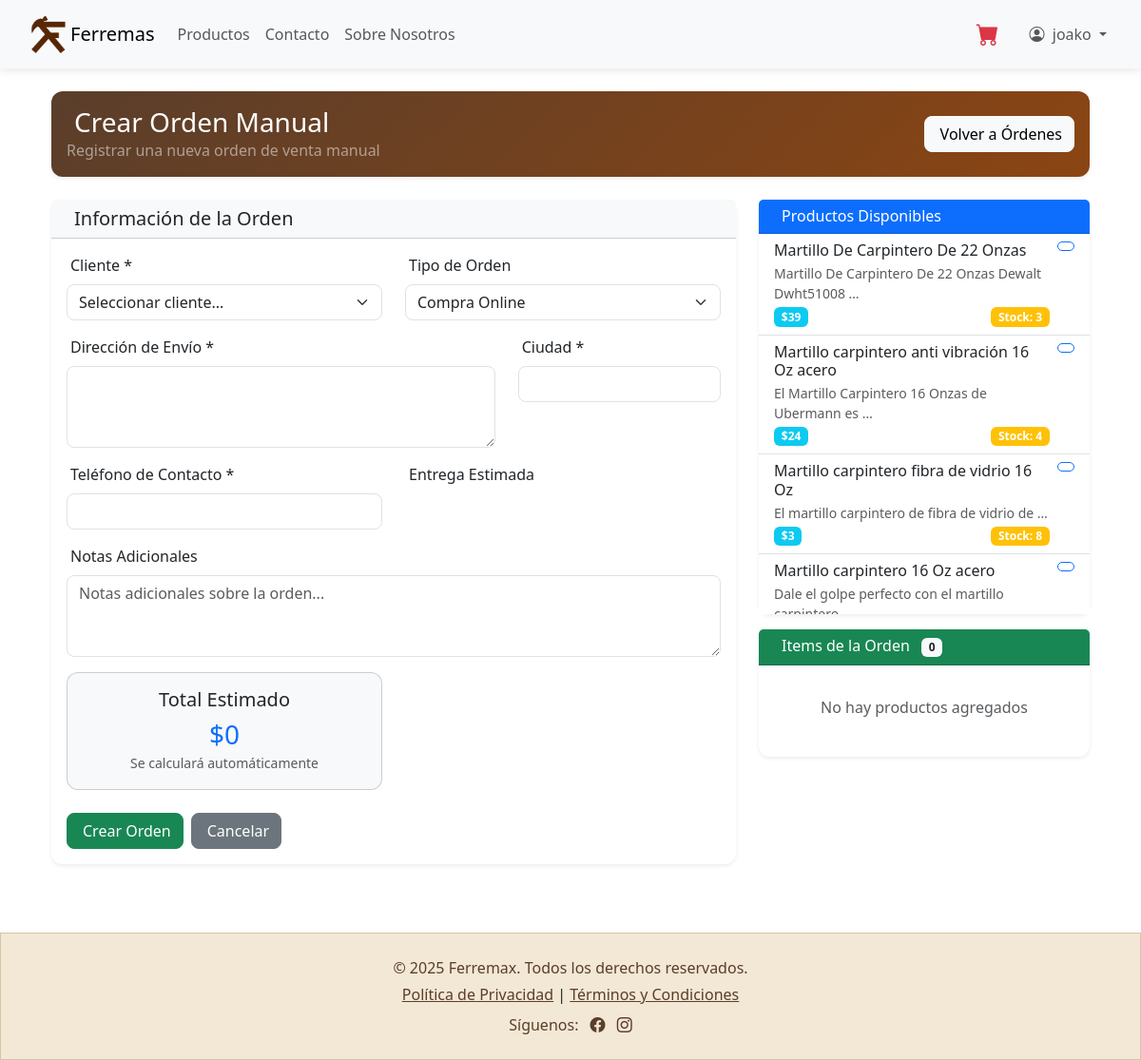
The app's page /ordenes/crear/ (signed in) with its own data.
### miPaypal/models.py (models this page shows, shortened)
class CustomUser(AbstractUser):
    ROLES = (
        ('cliente', 'Cliente'),
        ('bodeguero', 'Bodeguero'),
        ('contador', 'Contador'),
        ('vendedor', 'Vendedor'),
    )
    rut = models.CharField(max_length=12, blank=True, null=True)
    telefono = models.CharField(max_length=15, blank=True, null=True)
    direccion = models.TextField(blank=True, null=True)
    ciudad = models.CharField(max_length=100, blank=True, null=True, verbose_name="Ciudad")
    rol = models.CharField(max_length=10, choices=ROLES, default='cliente')
    def __str__(self):
        return f"{self.username} ({self.get_rol_display()})"

class Product(models.Model):
    name = models.CharField(max_length=250)
    description = models.TextField()
    price = models.IntegerField()
    image = models.URLField(blank=True, null=True)
    brand = models.ForeignKey('Brand', on_delete=models.CASCADE, related_name='products', null=True, blank=True)
    categories = models.ManyToManyField('Category', related_name='products', blank=True)
    stock = models.PositiveIntegerField(default=0, help_text="Cantidad disponible en bodega")
    created_at = models.DateTimeField(auto_now_add=True)
    updated_at = models.DateTimeField(auto_now=True)

### ecommerce/views.py (the view)
# urls.py: path('ordenes/crear/', crear_orden_manual, name='crear-orden-manual'),
@login_required
def crear_orden_manual(request):
    if not (request.user.is_staff or request.user.rol == 'vendedor'):
        messages.error(request, 'No tienes permisos para crear órdenes.')
        return redirect('index-page')
    if request.method == 'POST':
        form = ManualOrderForm(request.POST)
        order_items_json = request.POST.get('order_items')
        if form.is_valid() and order_items_json:
            try:
                import json
                order_items = json.loads(order_items_json)
                if not order_items:
                    messages.error(request, 'Debe agregar al menos un producto a la orden.')
                    raise ValueError("No items in order")
                orden = form.save(commit=False)
                import random
                import string
                while True:
                    order_number = 'ORD-' + ''.join(random.choices(string.digits, k=8))
                    if not Order.objects.filter(order_number=order_number).exists():
                        break
                orden.order_number = order_number
                orden.created_by = request.user
                total_amount = 0
                with transaction.atomic():
                    orden.save()
                    for item_data in order_items:
                        product = Product.objects.get(id=item_data['product_id'])
                        quantity = int(item_data['quantity'])
                        if product.stock < quantity:
                            raise ValueError(f"Stock insuficiente para {product.name}")
                        OrderItem.objects.create(
                            order=orden,
                            product=product,
                            quantity=quantity,
                            price=product.price
                        )
                        product.stock -= quantity
                        product.save()
                        total_amount += product.price * quantity
                    orden.total_amount = total_amount
                    orden.save()
                messages.success(request, f'Orden #{orden.order_number} creada exitosamente.')
                return redirect('detalle-orden-vendedor', order_id=orden.id)
            except (json.JSONDecodeError, ValueError, Product.DoesNotExist) as e:
                messages.error(request, f'Error al crear la orden: {str(e)}')
        else:
            if not order_items_json:
                messages.error(request, 'Debe agregar al menos un producto a la orden.')
    else:
        form = ManualOrderForm()
    productos = Product.objects.filter(stock__gt=0).select_related('brand').prefetch_related('categories')
    context = {
        'form': form,
        'productos': productos,
        'title': 'Crear Nueva Orden',
    }
    return render(request, 'dashboard-panel/ordenes-vendedor/crear-orden.html', context)

### ecommerce/templates/dashboard-panel/ordenes-vendedor/crear-orden.html (shortened to what this page needs)
{% extends 'base.html' %}
{% load static %}
{% block content %}
<div class="container-fluid py-4">
    <div class="row mb-4">
        <div class="col-12">
            <div class="card shadow-sm border-0" style="background: linear-gradient(135deg, #5A3E2B 0%, #8B4513 100%); color: white;">
                <div class="card-body">
                    <div class="row align-items-center">
                        <div class="col-md-8">
                            <h1 class="h3 mb-0">
                                Crear Orden Manual
                            </h1>
                            <p class="mb-0 text-white-50">Registrar una nueva orden de venta manual</p>
                        </div>
                        <div class="col-md-4 text-md-end">
                            <a href="{% url 'lista-ordenes-vendedor' %}" class="btn btn-light">
                                Volver a Órdenes
                            </a>
                        </div>
                    </div>
                </div>
            </div>
        </div>
    </div>
    <div class="row">
        <div class="col-md-8">
            <div class="card shadow-sm border-0">
                <div class="card-header bg-light">
                    <h5 class="mb-0">
                        Información de la Orden
                    </h5>
                </div>
                <div class="card-body">
                    <form method="POST" id="orden-form">
                        <div class="row mb-3">
                            <div class="col-md-6">
                                <label for="{{ form.user.id_for_label }}" class="form-label">
                                    Cliente *
                                </label>
                                {{ form.user }}
                            </div>
                            <div class="col-md-6">
                                <label for="{{ form.order_type.id_for_label }}" class="form-label">
                                    Tipo de Orden
                                </label>
                                {{ form.order_type }}
                            </div>
                        </div>
                        <div class="row mb-3">
                            <div class="col-md-8">
                                <label for="{{ form.shipping_address.id_for_label }}" class="form-label">
                                    Dirección de Envío *
                                </label>
                                {{ form.shipping_address }}
                            </div>
                            <div class="col-md-4">
                                <label for="{{ form.shipping_city.id_for_label }}" class="form-label">
                                    Ciudad *
                                </label>
                                {{ form.shipping_city }}
                            </div>
                        </div>
                        <div class="row mb-3">
                            <div class="col-md-6">
                                <label for="{{ form.shipping_phone.id_for_label }}" class="form-label">
                                    Teléfono de Contacto *
                                </label>
                                {{ form.shipping_phone }}
                            </div>
                            <div class="col-md-6">
                                <label for="{{ form.estimated_delivery.id_for_label }}" class="form-label">
                                    Entrega Estimada
                                </label>
                            </div>
                        </div>
                        <div class="mb-3">
                            <label for="{{ form.notes.id_for_label }}" class="form-label">
                                Notas Adicionales
                            </label>
                            {{ form.notes }}
                        </div>
                        <div class="row mb-4">
                            <div class="col-md-6">
                                <div class="card bg-light">
                                    <div class="card-body text-center">
                                        <h5 class="mb-2">Total Estimado</h5>
                                        <h3 id="total-amount" class="text-primary mb-0">$0</h3>
                                        <small class="text-muted">Se calculará automáticamente</small>
                                    </div>
                                </div>
                            </div>
                        </div>
                        <div class="d-flex gap-2">
                            <button type="submit" class="btn btn-success">
                                Crear Orden
                            </button>
                            <a href="{% url 'lista-ordenes-vendedor' %}" class="btn btn-secondary">
                                Cancelar
                            </a>
                        </div>
                    </form>
                </div>
            </div>
        </div>
        <div class="col-md-4">
            <div class="card shadow-sm border-0">
                <div class="card-header bg-primary text-white">
                    <h6 class="mb-0">
                        Productos Disponibles
                    </h6>
                </div>
                <div class="card-body p-0" style="max-height: 400px; overflow-y: auto;">
                    {% if productos %}
                        <div class="list-group list-group-flush">
                            {% for producto in productos %}
                                <div class="list-group-item">
                                    <div class="d-flex justify-content-between align-items-start">
                                        <div class="flex-grow-1">
                                            <h6 class="mb-1">{{ producto.name }}</h6>
                                            <p class="mb-1 text-muted small">{{ producto.description|truncatewords:8 }}</p>
                                            <div class="d-flex justify-content-between align-items-center">
                                                <span class="badge bg-info">${{ producto.price|floatformat:0 }}</span>
                                                <span class="badge {% if producto.stock > 10 %}bg-success{% elif producto.stock > 0 %}bg-warning{% else %}bg-danger{% endif %}">
                                                    Stock: {{ producto.stock }}
                                                </span>
                                            </div>
                                        </div>
                                        {% if producto.stock > 0 %}
                                            <button type="button"
                                                    class="btn btn-sm btn-outline-primary ms-2"
                                                    onclick="agregarProducto({{ producto.id }}, '{{ producto.name }}', {{ producto.price }}, {{ producto.stock }})">
                                            </button>
                                        {% endif %}
                                    </div>
                                </div>
                            {% endfor %}
                        </div>
                    {% else %}
                        <div class="text-center py-4">
                            <i class="fas fa-box-open text-muted" style="font-size: 2rem;"></i>
                            <p class="text-muted mt-2">No hay productos disponibles</p>
                        </div>
                    {% endif %}
                </div>
            </div>
            <div class="card shadow-sm border-0 mt-3">
                <div class="card-header bg-success text-white">
                    <h6 class="mb-0">
                        Items de la Orden
                        <span id="items-count" class="badge bg-light text-dark ms-2">0</span>
                    </h6>
                </div>
                <div class="card-body p-0">
                    <div id="orden-items" class="list-group list-group-flush">
                        <div id="empty-items" class="text-center py-4">
                            <p class="text-muted mt-2">No hay productos agregados</p>
                        </div>
                    </div>
                </div>
            </div>
        </div>
    </div>
</div>
{% endblock %}

### ecommerce/templates/base.html (shortened to what this page needs)
{% load static %}
<!DOCTYPE html>
<html lang="es">
<head>
</head>
<body>
<link href="https://cdn.jsdelivr.net/npm/bootstrap@5.3.7/dist/css/bootstrap.min.css" rel="stylesheet">
<link href="https://cdn.jsdelivr.net/npm/bootstrap-icons@1.10.5/font/bootstrap-icons.css" rel="stylesheet">
<nav class="navbar navbar-expand-lg bg-body-tertiary px-3 position-sticky top-0" style="z-index: 1030;">
  <div class="container-fluid">
    <a class="navbar-brand d-flex align-items-center" href="{%url 'index-page'%}">
      <img src="{% static 'images/Ferremas.png' %}"width="46"  />
      Ferremas
    </a>
    <div class="collapse navbar-collapse" id="navbarSupportedContent">
      <ul class="navbar-nav me-auto mb-2 mb-lg-0">
        <li class="nav-item">
          <a class="nav-link" href="{%url 'products-page'%}">Productos</a>
        </li>
        <li class="nav-item">
          <a class="nav-link" href="{%url 'contact-page'%}">Contacto</a>
        </li>
        <li class="nav-item">
          <a class="nav-link" href="{%url 'about-page'%}">Sobre Nosotros</a>
        </li>
      </ul>
      <ul class="navbar-nav mb-2 mb-lg-0 align-items-center">
        <li class="nav-item me-3 position-relative">
          <a class="nav-link" href="{%url 'view_cart'%}">
            <i class="bi bi-cart-fill fs-4 text-danger"></i>
          </a>
        </li>
        {% if user.is_authenticated %}
          <li class="nav-item dropdown">
            <a class="nav-link dropdown-toggle" href="#" role="button" data-bs-toggle="dropdown"
              aria-expanded="false">
              <i class="bi bi-person-circle me-1"></i>
              {{ user.username|default:'Mi cuenta' }}
            </a>
          </li>
        {% else %}
          <li class="nav-item">
            <a class="nav-link" href="{% url 'login-page' %}">Iniciar Sesión</a>
          </li>
        {% endif %}
      </ul>
    </div>
  </div>
</nav>
<div class="container">
    {%block content%}
    {%endblock%}
</div>
<footer style="background:#F2E8D5 ; box-shadow: 0 2px 10px rgba(#D8C3A5); border: solid 1px #D8C3A5;" class=" text-center py-4 mt-5">
  <div class="container">
    <p style="color: #5A3E2B;" class="mb-1">&copy; 2025 Ferremax. Todos los derechos reservados.</p>
    <p class="mb-0">
      <a style="color: #5A3E2B;" href="privacy" class=" text-decoration-underline">Política de Privacidad</a> |
      <a style="color: #5A3E2B;" href="terms" class=" text-decoration-underline">Términos y Condiciones</a>
    </p>
    <p style="color: #5A3E2B;" class="mt-2 mb-0">
      Síguenos:
      <a href="#" style="color: #5A3E2B;" class=" ms-2"><i class="bi bi-facebook"></i></a>
      <a href="#" style="color: #5A3E2B;" class=" ms-2"><i class="bi bi-instagram"></i></a>
    </p>
  </div>
</footer>
</body>
</html>

### records on screen
CustomUser: username "joako"
Product: name "Martillo De Carpintero De 22 Onzas", description "Martillo De Carpintero De 22 Onzas Dewalt Dwht51008 …", price "39", stock "3"
Product: name "Martillo carpintero anti vibración 16 Oz acero", description "El Martillo Carpintero 16 Onzas de Ubermann es …", price "24", stock "4"
Product: name "Martillo carpintero fibra de vidrio 16 Oz", description "El martillo carpintero de fibra de vidrio de …", price "3", stock "8"
Product: name "Martillo carpintero 16 Oz acero", description "Dale el golpe perfecto con el martillo…"
